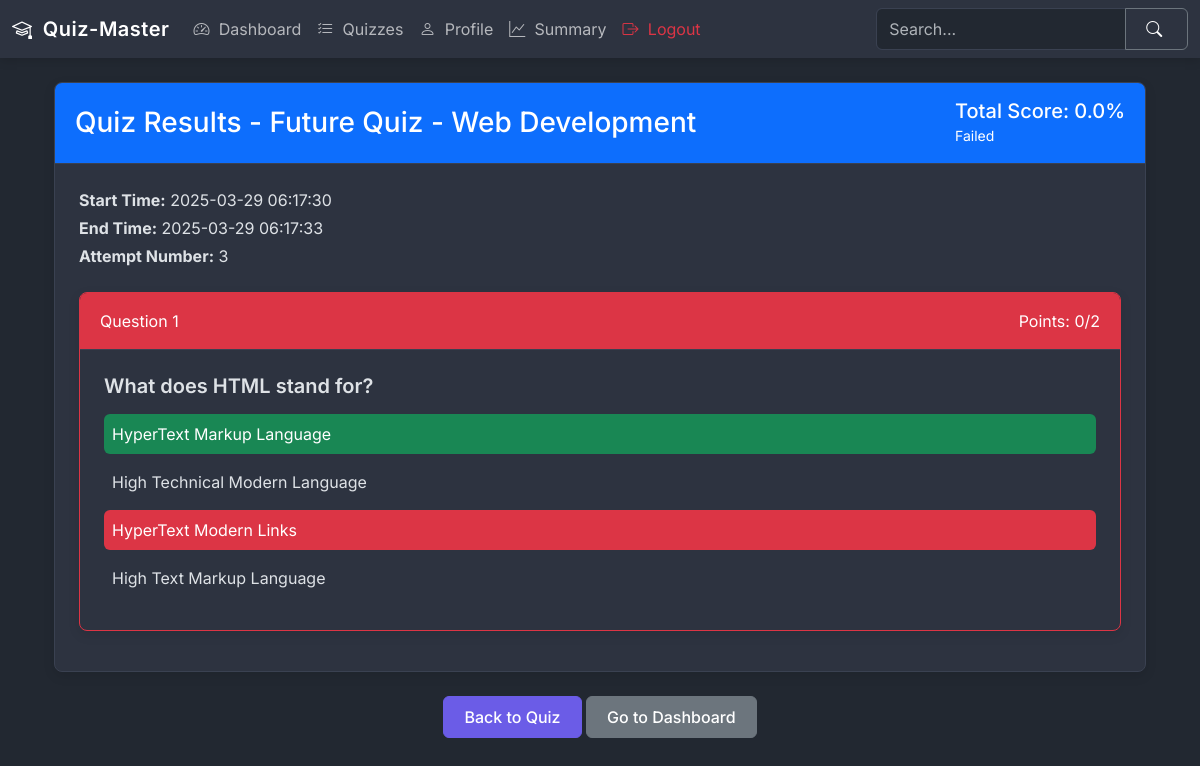
The app's page /quiz-review/18/17 (signed in) with its own data.
### models.py (models this page shows)
class Quiz(db.Model):
    id = db.Column(db.Integer, primary_key=True)
    name = db.Column(db.String(100), nullable=False)
    description = db.Column(db.Text)
    start_date = db.Column(db.DateTime(timezone=True), nullable=False)  # Explicitly set timezone=True
    end_date = db.Column(db.DateTime(timezone=True))  # Explicitly set timezone=True
    time_duration = db.Column(db.Integer, nullable=False)  # in minutes
    passing_score = db.Column(db.Integer, nullable=False)
    max_attempts = db.Column(db.Integer, default=3)
    chapter_id = db.Column(db.Integer, db.ForeignKey('chapter.id'), nullable=False)
    is_active = db.Column(db.Boolean, default=False)
    created_at = db.Column(db.DateTime(timezone=True), default=datetime.now(timezone.utc))
    updated_at = db.Column(db.DateTime(timezone=True), onupdate=datetime.now(timezone.utc))
    questions = db.relationship('Question', backref='quiz', lazy=True)
    attempts = db.relationship('QuizAttempt', backref='quiz', lazy=True)
    scores = db.relationship('Score', backref='quiz', lazy=True)

class Score(db.Model):
    id = db.Column(db.Integer, primary_key=True)
    total_scored = db.Column(db.Integer, nullable=False)
    is_completed = db.Column(db.Boolean, default=False)
    passed = db.Column(db.Boolean)
    start_time = db.Column(db.DateTime(timezone=True), nullable=False, default=datetime.now(timezone.utc))
    end_time = db.Column(db.DateTime(timezone=True))
    attempt_number = db.Column(db.Integer, nullable=False, default=1)
    user_id = db.Column(db.Integer, db.ForeignKey('user.id'), nullable=False, index=True)
    quiz_id = db.Column(db.Integer, db.ForeignKey('quiz.id'), nullable=False, index=True)
    created_at = db.Column(db.DateTime(timezone=True), default=datetime.now(timezone.utc))

class UserResponse(db.Model):
    id = db.Column(db.Integer, primary_key=True)
    quiz_attempt_id = db.Column(db.Integer, db.ForeignKey('quiz_attempt.id'), nullable=False)
    question_id = db.Column(db.Integer, db.ForeignKey('question.id'), nullable=False)
    selected_option_id = db.Column(db.Integer, db.ForeignKey('option.id'), nullable=False)
    is_correct = db.Column(db.Boolean, nullable=False)
    created_at = db.Column(db.DateTime, default=datetime.now(timezone.utc))

class Question(db.Model):
    id = db.Column(db.Integer, primary_key=True)
    statement = db.Column(db.Text, nullable=False)
    points = db.Column(db.Integer, nullable=False, default=1)
    quiz_id = db.Column(db.Integer, db.ForeignKey('quiz.id'), nullable=False, index=True)
    created_at = db.Column(db.DateTime, default=datetime.now(timezone.utc))
    updated_at = db.Column(db.DateTime, default=datetime.now(timezone.utc), onupdate=datetime.now(timezone.utc))
    options = db.relationship('Option', backref='question', lazy=True)
    user_responses = db.relationship('UserResponse', backref='question', lazy=True)

class Option(db.Model):
    id = db.Column(db.Integer, primary_key=True)
    option_text = db.Column(db.Text, nullable=False)
    is_correct = db.Column(db.Boolean, default=False)
    question_id = db.Column(db.Integer, db.ForeignKey('question.id'), nullable=False, index=True)
    created_at = db.Column(db.DateTime, default=datetime.now(timezone.utc))
    user_responses = db.relationship('UserResponse', backref='selected_option', lazy=True)

### routes/user_routes.py (the view)
@app.route('/quiz-review/<int:quiz_id>/<int:score_id>')
@login_required
def quiz_review(quiz_id, score_id):
    user_id = session.get('user_id')
    quiz = Quiz.query.get_or_404(quiz_id)
    score = Score.query.get_or_404(score_id)
    if score.user_id != user_id:
        flash('You are not authorized to view these results.', 'error')
        return redirect(url_for('dashboard'))
    attempt = QuizAttempt.query.filter_by(
        user_id=user_id,
        quiz_id=quiz_id,
        attempt_number=score.attempt_number
    ).first_or_404()
    user_responses = UserResponse.query\
        .filter_by(quiz_attempt_id=attempt.id)\
        .join(Question)\
        .all()
    for response in user_responses:
        response.question.options = Option.query.filter_by(question_id=response.question_id).all()
    return render_template('user/user_quiz_review.html',
                         quiz=quiz,
                         score=score,
                         user_responses=user_responses)

### utils.py (called while the page is built)
def login_required(f):
    @wraps(f)
    def decorated_function(*args, **kwargs):
        if 'user_id' not in session:
            flash('Please login first!', 'danger')
            return redirect(url_for('login'))
        return f(*args, **kwargs)
    return decorated_function

### templates/user/user_quiz_review.html (shortened to what this page needs)
{% extends "base.html" %}
{% block content %}
<div class="container mt-4">
    <div class="card mb-4">
        <div class="card-header bg-primary text-white d-flex justify-content-between align-items-center">
            <h3 class="mb-0">Quiz Results - {{ quiz.name }}</h3>
            <div>
                <h5 class="mb-0">Total Score: {{ "%.1f"|format(score.total_scored) }}%</h5>
                <small class="text-white">{{ "Passed" if score.passed else "Failed" }}</small>
            </div>
        </div>
        <div class="card-body">
            <div class="row mb-3">
                <div class="col">
                    <p class="mb-1"><strong>Start Time:</strong> {{ score.start_time.strftime('%Y-%m-%d %H:%M:%S') }}</p>
                    <p class="mb-1"><strong>End Time:</strong> {{ score.end_time.strftime('%Y-%m-%d %H:%M:%S') }}</p>
                    <p class="mb-0"><strong>Attempt Number:</strong> {{ score.attempt_number }}</p>
                </div>
            </div>
            <div class="questions-review mt-4">
                {% for response in user_responses %}
                <div class="card mb-3 {% if response.is_correct %}border-success{% else %}border-danger{% endif %}">
                    <div class="card-header {% if response.is_correct %}bg-success{% else %}bg-danger{% endif %} text-white d-flex justify-content-between">
                        <span>Question {{ loop.index }}</span>
                        <span>Points: {% if response.is_correct %}{{ response.question.points }}{% else %}0{% endif %}/{{ response.question.points }}</span>
                    </div>
                    <div class="card-body">
                        <h5 class="card-title">{{ response.question.statement }}</h5>
                        <div class="options mt-3">
                            {% for option in response.question.options %}
                            <div class="option mb-2 p-2 rounded
                                {% if option.id == response.selected_option_id %}
                                    {% if response.is_correct %}
                                        bg-success text-white
                                    {% else %}
                                        bg-danger text-white
                                    {% endif %}
                                {% elif option.is_correct %}
                                    bg-success text-white
                                {% endif %}">
                                {{ option.option_text }}
                            </div>
                            {% endfor %}
                        </div>
                    </div>
                </div>
                {% endfor %}
            </div>
        </div>
    </div>
    <div class="text-center mb-4">
        <a href="{{ url_for('view_quiz', quiz_id=quiz.id) }}" class="btn btn-primary">Back to Quiz</a>
        <a href="{{ url_for('dashboard') }}" class="btn btn-secondary">Go to Dashboard</a>
    </div>
</div>
{% endblock %}

### static/css/style.css (style rules this page uses)
:root { --primary-color: #6b5ce7; --primary-light: rgba(107, 92, 231, 0.1); --secondary-color: #00d9bf; --secondary-light: rgba(0, 217, 191, 0.1); --danger-color: #ff6b6b; --danger-light: rgba(255, 107, 107, 0.1); --success-color: #2ecc71; --success-light: rgba(46, 204, 113, 0.1); --dark-bg: #222831; --card-bg: #2d3340; --card-header-bg: #353e50; --text-primary: #f8f9fa; --text-secondary: #b4b6bc; --text-muted: #999aa2; --border-color: #3a4151; }
body { font-family: 'Inter', 'Segoe UI', Roboto, Oxygen, Ubuntu, Cantarell, 'Open Sans', 'Helvetica Neue', sans-serif; background-color: var(--dark-bg); color: var(--text-primary); }
.card { background-color: var(--card-bg); border: 1px solid var(--border-color); box-shadow: 0 4px 12px rgba(0, 0, 0, 0.1); transition: transform 0.2s, box-shadow 0.2s; border-radius: 8px; overflow: hidden; }
.card-header { background-color: var(--card-header-bg); border-bottom: 1px solid var(--border-color); padding: 1rem 1.25rem; }
.card-body { padding: 1.5rem; }
.card-title { font-weight: 600; margin-bottom: 1rem; }
.btn { border-radius: 6px; font-weight: 500; padding: 0.5rem 1.25rem; transition: all 0.2s; }
.btn-primary { background-color: var(--primary-color); border-color: var(--primary-color); }

### records on screen
Quiz: name "Future Quiz - Web Development"
Score: total_scored "0.0", passed "Failed", start_time "2025-03-29 06:17:30", end_time "2025-03-29 06:17:33", attempt_number "3"
UserResponse: is_correct "0", question.points "2", question.statement "What does HTML stand for?"
Option: option_text "HyperText Markup Language"
Option: option_text "High Technical Modern Language"
Option: option_text "HyperText Modern Links"
Option: option_text "High Text Markup Language"
